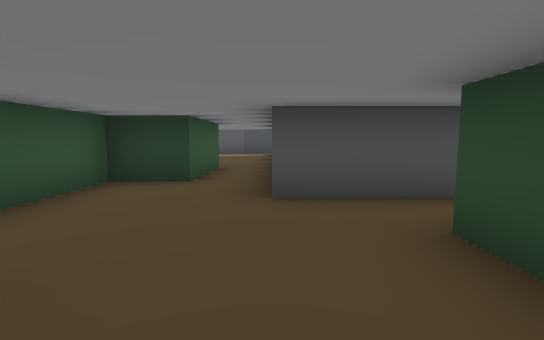
View 1 (above)

16 first-person views from a walk through a 3-D level made in the Unity game engine. The camera is 1.3 m above the floor, tilts 6° down and sees 85° across. The floor is counted in squares, 2 m on a side. Each view is taken from the middle of a square. On the plan, view 1 faces up. The plan holds only what a view shows up to about 9 squares ahead; the rest is blank. The place goes on beyond the plan. The player character is not drawn.

View 2
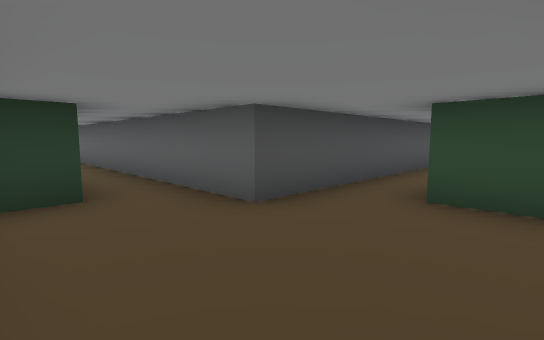

View 3
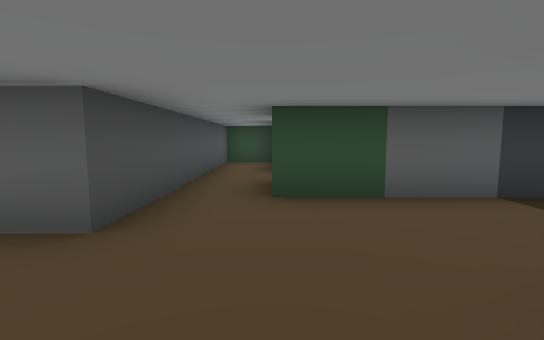

View 4
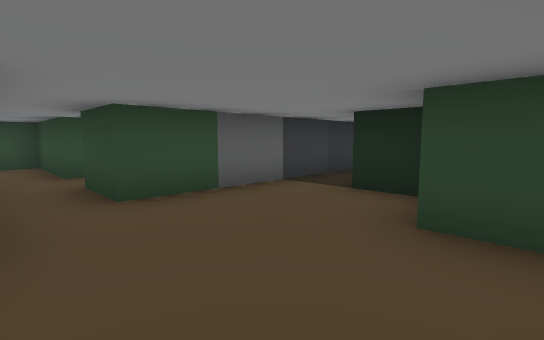

View 5
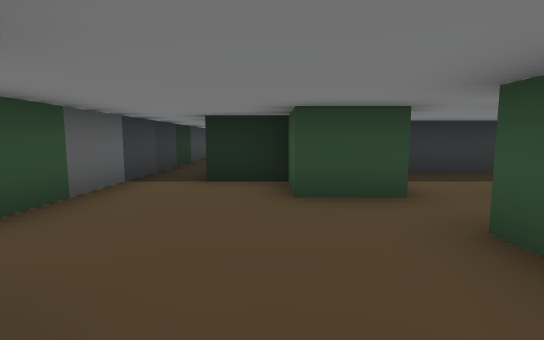

View 6
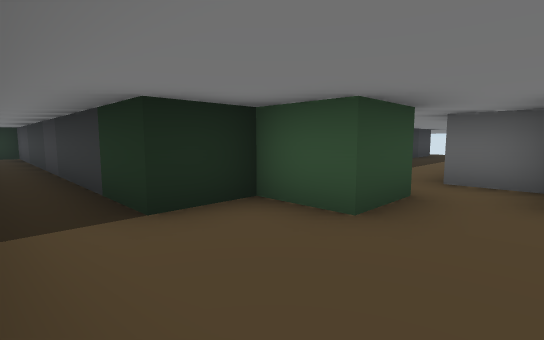

View 7
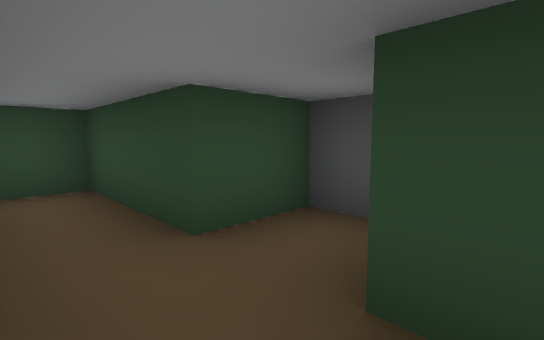

View 8
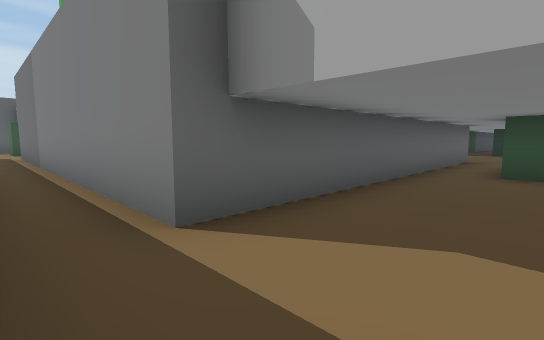

View 9
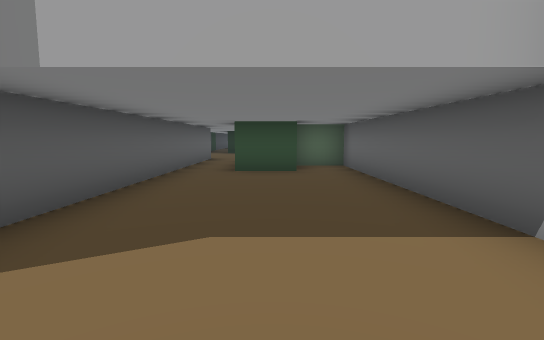

View 10
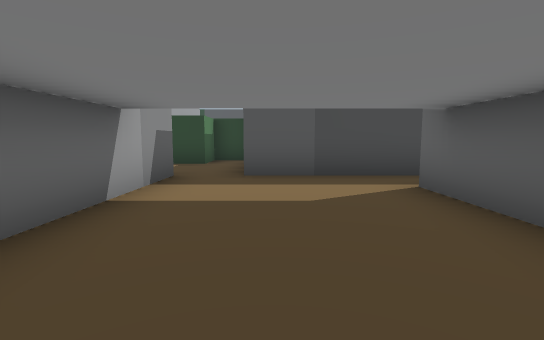

View 11
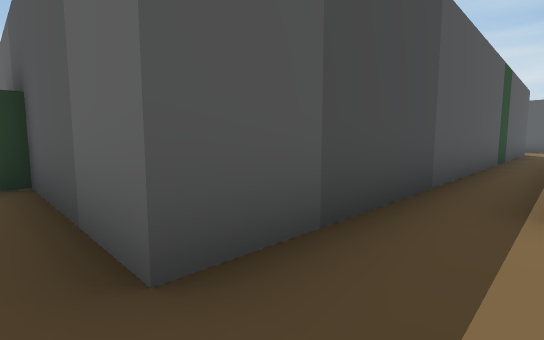

View 12
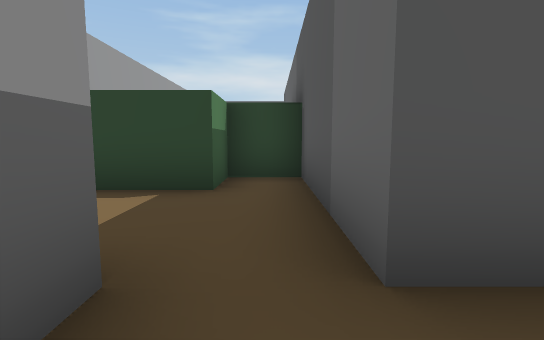

View 13
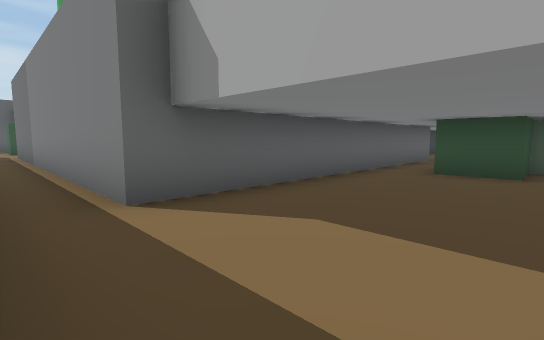

View 14
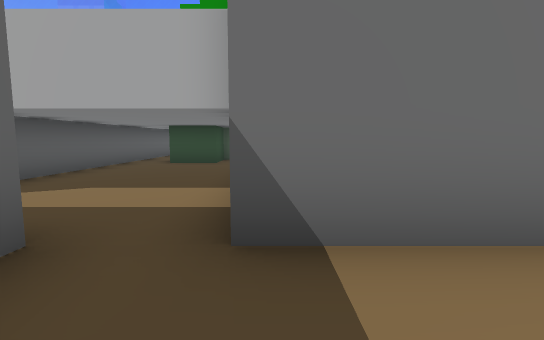

View 15
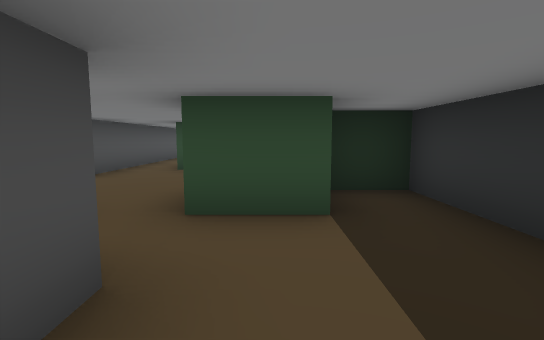

View 16
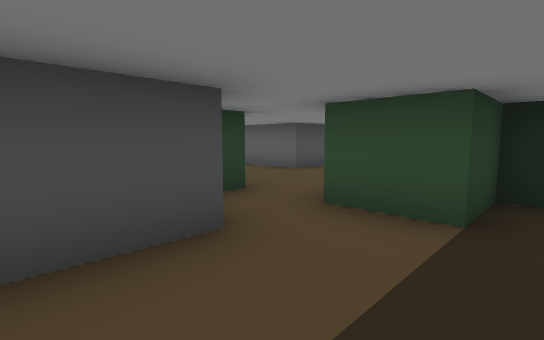

### Floor plan
Points are (right, up) in squares from view 1. A wall is a line through its corners. A room is listed if a view was taken in it or the views show most of it. See-through windows are left out.
Room 1 (views 1, 2, 3, 4, 5, 6, 7)
walls: (3, 0.7) (3.7, 0.7) (3.7, 2) (6.2, 2) (6.2, 3.2) (0, 3.2) (0, 6.4); (1.2, -0.5) (1.2, 2) (2.5, 2); (-1.2, -0.5) (0, -0.5); (-2.5, 0.7) (-1.3, 0.7) (-1.3, -0.5); (-3.7, 1.9) (-3.7, 0.7); (-1.3, 7) (-1.3, 4.5) (-2.5, 4.5) (-2.5, 2)
ways out: opening at (-1, 7) to room 2; opening at (-3, 0) to room 4; opening at (1, 0)
Room 2 (views 8, 9, 10, 11, 12, 13)
walls: (-3.7, 13.3) (-3.7, 5.7) (-2.5, 5.7) (-2.5, 7) (-1.3, 7); (0, 6.4) (0, 12) (9.8, 12); (8.6, 13.2) (-2.5, 13.2)
ways out: opening at (-1, 7) to room 1; opening at (-3, 14) to room 3
Room 3 (view 14)
walls: (-5.5, 13.3) (-3.7, 13.3); (-2.5, 13.2) (-2.5, 17) (-3.7, 17) (-3.7, 15.7) (-5.2, 15.7)
ways out: opening at (-3, 14) to room 2
Room 4 (views 15, 16)
walls: (-5.4, -1.8) (-1.2, -1.8) (-1.2, -0.5) (-2.5, -0.5) (-2.5, 0.7); (-3.7, 0.7) (-5, 0.7)
ways out: opening at (-3, 0) to room 1

Where each view was taken, in squares from view 1:
view 1: 0 up, 0 right, facing up
view 2: 1 up, 2 left, facing up-right
view 3: 2 up, 2 left, facing right
view 4: 3 up, 2 left, facing down-right
view 5: 4 up, 1 left, facing down
view 6: 2 up, 1 right, facing down-left
view 7: 3 up, 2 right, facing down-right
view 8: 13 up, 2 left, facing down-right
view 9: 13 up, 2 left, facing down
view 10: 8 up, 2 left, facing up
view 11: 12 up, 3 left, facing up-right
view 12: 12 up, 3 left, facing up
view 13: 13 up, 3 left, facing down-right
view 14: 15 up, 4 left, facing down
view 15: 0 up, 5 left, facing right
view 16: 1 down, 5 left, facing up-right
